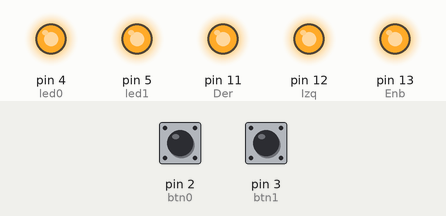
Recording of a sketch running on a simulated Arduino Uno, built with avr-gcc and run on an emulated ATmega328P. Shown: output pins drawn as LEDs (lit = HIGH). The inputs (shaded band) are chosen by the test bench; at power-on: pin 2 (btn0) HIGH, pin 3 (btn1) HIGH.

Above: at 1.2 s.
1.3 s: pin 2 (btn0) pulled LOW for 0.15 s
At 1.37 s:
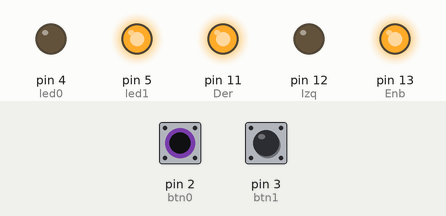
2.9 s: pin 3 (btn1) pulled LOW for 0.15 s
At 2.97 s:
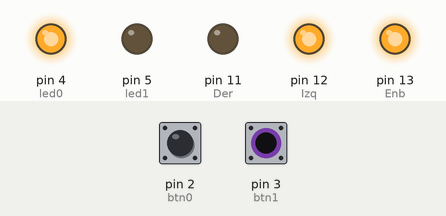
4.5 s: pin 3 (btn1) pulled LOW for 3.2 s
At 8.8 s:
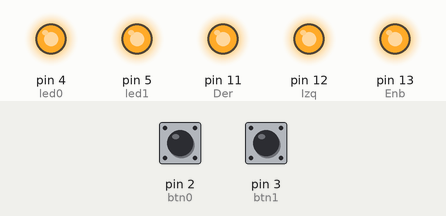
9.2 s: pin 2 (btn0) pulled LOW for 3.2 s
At 10.0 s:
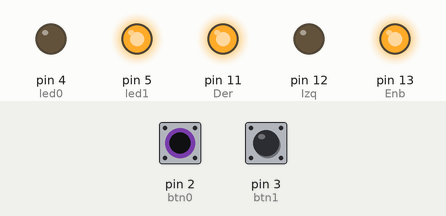
13.9 s: pin 2 (btn0) driven LOW and pin 3 (btn1) driven LOW
At 14.7 s:
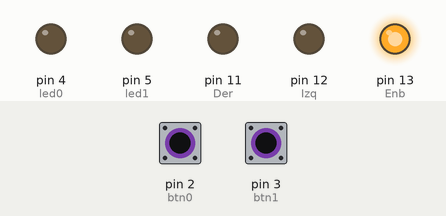
Timing chart, 0 to 16.4 s (numbered marks = the images above; inputs shaded):
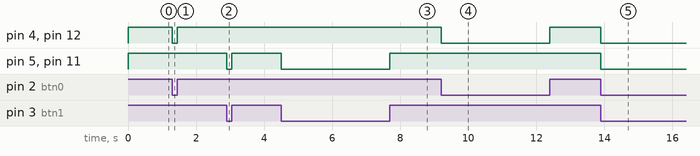

The sketch:

PuenteH.ino
```cpp
int btn0 = 2;
int btn1 = 3;

int led0 = 4;
int led1 = 5;

int Enb = 13;
int Izq = 12;
int Der = 11;

void setup() {
  pinMode(btn0, INPUT);
  pinMode(btn1, INPUT);
  pinMode(led0, OUTPUT);
  pinMode(led1, OUTPUT);
  pinMode(Enb, OUTPUT);
  pinMode(Izq, OUTPUT);
  pinMode(Der, OUTPUT);
  digitalWrite(Enb, HIGH);
}

void loop() {
  if(digitalRead(btn1)==LOW && digitalRead(btn0)==LOW)
  {
    digitalWrite(led1, LOW);
    digitalWrite(led0, LOW);
    digitalWrite(Izq, LOW);
    digitalWrite(Der, LOW);
   }
  else if(digitalRead(btn1)==LOW && digitalRead(btn0)==HIGH)
  {
    digitalWrite(led1, LOW);
    digitalWrite(led0, HIGH);
    digitalWrite(Izq, HIGH);
    digitalWrite(Der, LOW);
  }
  else if(digitalRead(btn1)==HIGH && digitalRead(btn0)==LOW)
  {
    digitalWrite(led1, HIGH);
    digitalWrite(led0, LOW);
    digitalWrite(Izq, LOW);
    digitalWrite(Der, HIGH);
  }
  else if(digitalRead(btn1)==HIGH && digitalRead(btn0)==HIGH)
  {
    digitalWrite(led1, HIGH);
    digitalWrite(led0, HIGH);
    digitalWrite(Izq, HIGH);
    digitalWrite(Der, HIGH);
  }
}
```

Measured:
- after the input at 1.3 s, pin 4 (led0), pin 12 (Izq): HIGH → LOW at once, → HIGH 0.15 s later
- after the input at 2.9 s, pin 5 (led1), pin 11 (Der): HIGH → LOW at once, → HIGH 0.15 s later
- after the input at 4.5 s, pin 5 (led1), pin 11 (Der): HIGH → LOW at once, → HIGH 3.2 s later
- after the input at 9.2 s, pin 4 (led0), pin 12 (Izq): HIGH → LOW at once, → HIGH 3.2 s later
- after the input at 13.9 s, pin 4 (led0), pin 5 (led1), pin 11 (Der), pin 12 (Izq): HIGH → LOW at once
